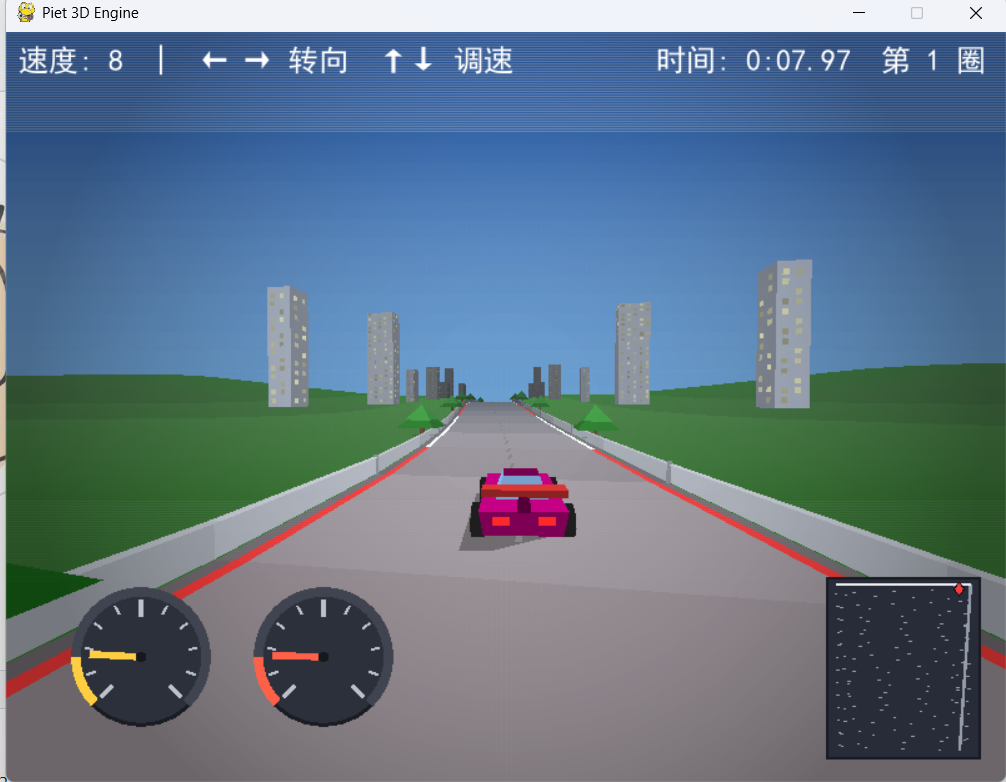
#> input picture image.png, 1006 x 782 px
$ python -i paint_core.py   (imports and definitions only)
#> lines starting #> are read from the running program, lines starting #| are printed output that depends on the picture
#> further down, picture is the input picture: PIL image 1006x782 RGBA; mean R, G, B, A 98.2, 118.3, 135.2, 255
# ============================================================
# Piet 图画创作临时窗口
# 用途：在 game_core.png 的白色背景区自由作画（人工，非 AI）
# 安全保证：
#   1. 色板只提供"安全色"——自动避开 Piet 18 指令色 + 黑白
#   2. 锁定第一行 Y=0 代码条，禁止绘制（防破坏游戏逻辑）
# ============================================================
import os
import math
import random
import tkinter as tk
from tkinter import ttk
from PIL import Image, ImageTk, ImageDraw, ImageChops

_HERE = os.path.dirname(os.path.abspath(__file__))
CORE_PATH = os.path.join(_HERE, 'game_core.png')
BACKUP_PATH = os.path.join(_HERE, 'game_core_backup.png')

# ---------- Piet 的 18 种指令色（近色会导致游戏逻辑改变，必须避开）----------
_PIET = [
    (192,0,0),(255,0,0),(255,192,192),(192,192,0),(255,255,0),(255,255,192),
    (0,192,0),(0,255,0),(192,255,192),(0,192,192),(0,255,255),(192,255,255),
    (0,0,192),(0,0,255),(192,192,255),(192,0,192),(255,0,255),(255,192,255),
]

# 生成器布局用的非 Piet 标记色：实测 game_core.png 中唯一的"非 Piet 且非白"颜色。
# 也纳入保护表，达到三个效果：吸管不会吸到它、色板不会生成它、保存时它绝不被改动。
_CODE_EXTRA = [(74, 110, 112)]


# [9 lines left out: function is_safe, not called in this run]

def build_code_mask(img):
    """生成"代码像素掩码"（L 模式，255 = 代码本体）。
    只有 Piet 18 指令色或生成器标记色的像素算代码；用户绘画用的安全色不算。
    因此既锁死代码逻辑，又不会把用户自己的画误当保护区（旧画可自由擦改）。"""
    base = img.convert('RGB')
    blank = Image.new('RGB', base.size, (0, 0, 0))
#> blank: PIL image 1006x782 RGB; every value is 0
    union = None
    for col in _PIET + _CODE_EXTRA:
        blank.paste(col, (0, 0, base.size[0], base.size[1]))
        m = ImageChops.difference(base, blank).convert('L').point(
            lambda p: 255 if p == 0 else 0)
        union = m if union is None else ImageChops.lighter(union, m)
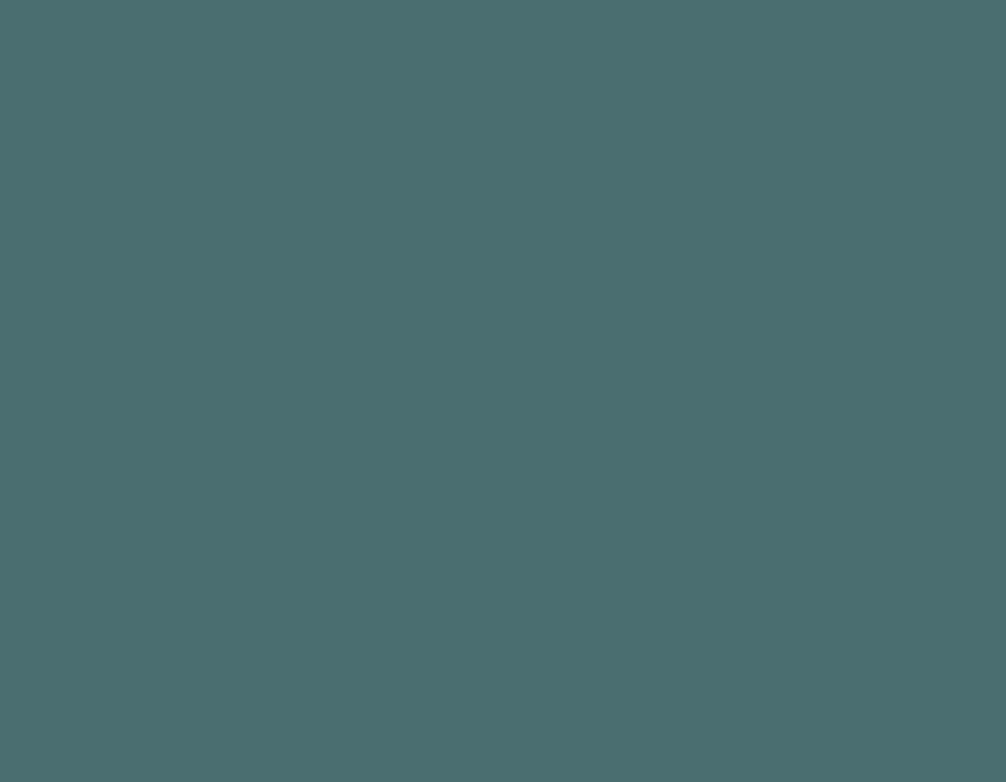
#> blank: PIL image 1006x782 RGB; mean R, G, B 74, 110, 112
    return union


# [14 lines left out: function build_safe_palette, not called in this run]


class Painter(tk.Tk):
    # [168 lines left out: functions __init__, _build_ui, not called in this run]

    # ---------- 工具逻辑 ----------
    def _set_tool(self, idx):
        self.brush = idx
        self._refresh_pal_border()

    # [9 lines left out: functions _sync_brush, _refresh_pal_border, not called in this run]

    # ---------- 绘画 ----------
    def _k(self):
        """当前视图：1 个 canvas 像素对应的源像素数（放大后变小）"""
        return self.mul_px2src / self.zoom

    # [19 lines left out: functions _to_src, _on_motion, not called in this run]

    def _on_leave(self, e):
        self.canvas.itemconfig(self.coord_item, text='源坐标 (—, —)')

    # [124 lines left out: functions _on_press, _on_drag, _on_release, _pick, _refresh_custom, _restore_guard and 6 more, not called in this run]

    def _on_wheel(self, e):
        factor = 1.15 if e.delta > 0 else (1 / 1.15)
        self._zoom_around(e.x, e.y, factor)

    def _on_pan_start(self, e):
        self._pan_pt = e.x, e.y

    # [10 lines left out: function _on_pan_move, not called in this run]

    def _on_pan_end(self, e):
        self._pan_pt = None

    # ---------- 显示 ----------
    # [60 lines left out: functions _render_view, _refresh_display, _clear_white, _restore_src, _use_backup, not called in this run]

    def _snapshot_before_change(self):
        """清空类操作前，先把当前状态压入撤销栈"""
        self._push_history()

    # ---------- 保存 ----------
    # [20 lines left out: function _save, not called in this run]

    def status(self, msg):
        self.status_var.set(msg)


# [3 lines not run here, left out]

>>> from PIL import Image
>>> picture = Image.open('image.png')
>>> result = build_code_mask(picture)
